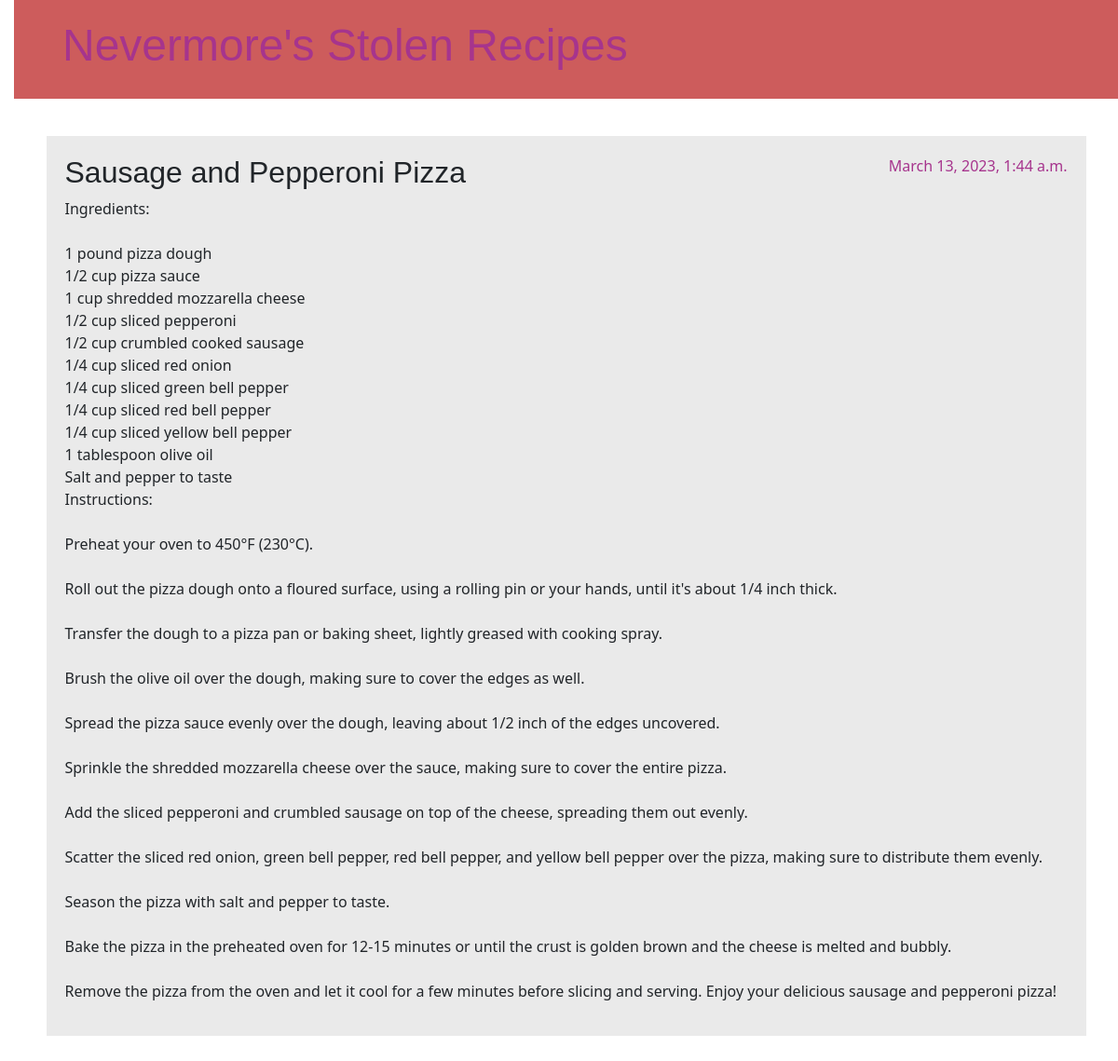
Screenshot of /post/12/ with the database file from the repository.
### blog/models.py (models this page shows, shortened)
class Post(models.Model):
    author = models.ForeignKey(settings.AUTH_USER_MODEL, on_delete=models.CASCADE)
    title = models.CharField(max_length=200)
    text = models.TextField()
    created_date = models.DateTimeField(default=timezone.now)
    published_date = models.DateTimeField(blank=True, null=True)

### blog/views.py (the view)
# urls.py: path('post/<int:pk>/', views.post_detail, name='post_detail'),
def post_detail(request, pk):
    post = get_object_or_404(Post, pk=pk)
    return render(request, 'blog/post_detail.html', {'post': post})

### blog/templates/blog/post_detail.html (shortened to what this page needs)
{% extends 'blog/base.html' %}
{% block content %}
    <article class="post">
        {% if post.published_date %}
            <time class="date">
                {{ post.published_date }}
            </time>
        {% endif %}
        <h2>{{ post.title }}</h2>
        <p>{{ post.text|linebreaksbr }}</p>
    </article>
{% endblock %}

### blog/static/css/blog.css (style rules this page uses)
body { padding-left: 15px; }
h1, h2, h3, h4 { font-family: 'Gill Sans', sans-serif; }
.date { color: #A6348D; }
.post { margin-bottom: 70px; }
.post > .date, .post > .actions { float: right; }

### blog/templates/blog/base.html (style rules this page uses)
body { padding-left: 15px; }
h1, h2, h3, h4 { font-family: 'Gill Sans', sans-serif; }
.date { color: #a6348d; }
.post { margin-bottom: 70px; background-color: #f4f4f4; padding: 20px; }
.post:nth-child(odd) { background-color: #eaeaea; }
.post > .date, .post > .actions { float: right; }

### rows the page displays
Post: published_date "March 13, 2023, 1:44 a.m.", title "Sausage and Pepperoni Pizza", text "Ingredients: 1 pound pizza dough 1/2 cup pizza sauce 1 cup shredded mozzarella cheese 1/2 cup sliced pepperoni 1/2 cup crumbled cooked sausage 1/4 cup sliced red onion 1/4 cup sliced green bell pepper 1/4 cup sliced red bell pepper 1/4 cup sliced yellow bell pepper 1 tablespoon olive oil Salt and pepper to taste Instructions: Preheat your oven to 450°F (230°C). Roll out the pizza dough onto a floured surface, using a rolling pin or your hands, until it's about 1/4 inch thick. Transfer the dough to a pizza pan or baking sheet, lightly greased with cooking spray. Brush the olive oil over the dough, making sure to cover the edges as well. Spread the pizza sauce evenly over the dough, leaving…"
